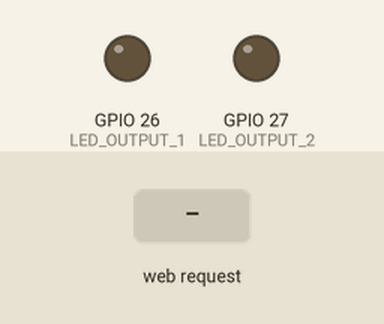
Recording of a sketch running on a simulated ESP32. Shown: output pins drawn as LEDs (lit = HIGH). The inputs (shaded band) are chosen by the test bench. WiFi joins after 1.5 s; servers stay silent unless stated; what the sketch prints to the serial monitor is not drawn.

Above: at 2.7 s.
2.8 s: HTTP request GET /LED1/on received
At 4.0 s:
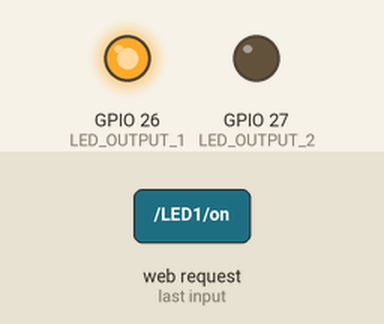
4.3 s: HTTP request GET /LED2/on received
At 5.2 s:
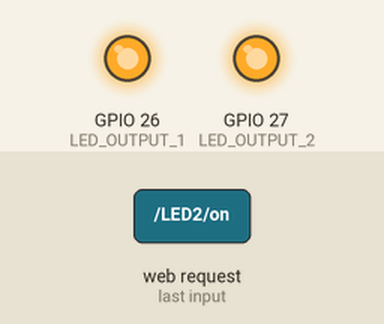
5.8 s: HTTP request GET /LED1/off received
At 6.3 s:
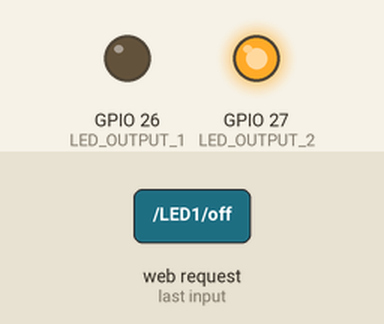
7.3 s: HTTP request GET /LED2/off received
At 8.7 s:
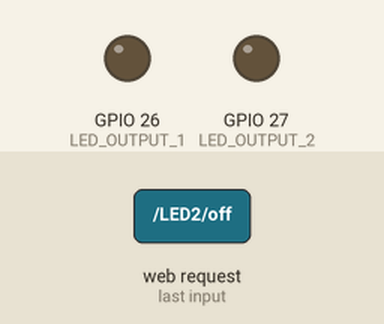
Timing chart, 0 to 9.8 s (numbered marks = the images above; inputs shaded):
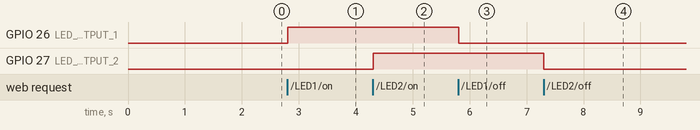

The sketch:

3.LoesungESPAlsWebserver2LEDs.ino
```cpp
#include <WiFi.h>

#define LED_OUTPUT_1  26
#define LED_OUTPUT_2  27

// Replace with your network credentials
const char* ssid = "...";
const char* password = "...";

// Set web server port number to 80
WiFiServer server(80);


// Variables to store the current status of LEDs; must be global for next loop
String state1Text = "off";
String state2Text = "off";

// Current time
unsigned long currentTime = millis();
// Previous time
unsigned long previousTime = 0;
// Define timeout time in milliseconds (example: 2000ms = 2s)
const long timeoutTime = 2000;

void setup() {

  Serial.begin(115200);

  pinMode(LED_OUTPUT_1, OUTPUT);
  pinMode(LED_OUTPUT_2, OUTPUT);
  digitalWrite(LED_OUTPUT_1, LOW);
  digitalWrite(LED_OUTPUT_2, LOW);

  // Connect to Wi-Fi network with SSID and password
  Serial.print("Connecting to ");
  Serial.println(ssid);
  WiFi.begin(ssid, password);
  while (WiFi.status() != WL_CONNECTED) {
    delay(500);
    Serial.print(".");
  }
  // Print local IP address and start web server
  Serial.println("");
  Serial.println("WiFi connected.");
  Serial.println("IP address: ");
  Serial.println(WiFi.localIP());

  server.begin();
}

void loop(){

  // Variable to store the HTTP request from client
  String header = "";

  WiFiClient client = server.available();   // Listen for incoming clients

  if (client) {                             // If a new client connects,

    currentTime = millis();
    previousTime = currentTime;
    Serial.println("New Client.");          // print a message out in the serial port
    String currentLine = "";                // make a String to hold incoming data from the client

    while (client.connected() && currentTime - previousTime <= timeoutTime) {  // loop while the client's connected
      currentTime = millis();
      if (client.available()) {             // if there's bytes to read from the client,
        char c = client.read();             // read a byte, then
        Serial.write(c);                    // print it out the serial monitor
        header += c;
        if (c == '\n') {                    // if the byte is a newline character

          // if the current line is blank, you got two newline characters in a row.
          // that's the end of the client HTTP request, so send a response:
          if (currentLine.length() == 0) {

            writeHTTPHeader(&client);

            // turns the GPIOs physically on and off
            if (header.indexOf("GET /LED1/on") >= 0) {
              Serial.println("LED #1 on");
              state1Text = "on";
              digitalWrite(LED_OUTPUT_1, HIGH);
            } else if (header.indexOf("GET /LED1/off") >= 0) {
              Serial.println("LED #1 off");
              state1Text = "off";
              digitalWrite(LED_OUTPUT_1, LOW);
            } else if (header.indexOf("GET /LED2/on") >= 0) {
              Serial.println("LED #2 on");
              state2Text = "on";
              digitalWrite(LED_OUTPUT_2, HIGH);
            } else if (header.indexOf("GET /LED2/off") >= 0) {
              Serial.println("LED #2 off");
              state2Text = "off";
              digitalWrite(LED_OUTPUT_2, LOW);
            }

            writeWebsite(&client);

            // Break out of the while loop
            break;

          } else { // if you got a newline, then clear currentLine
            currentLine = "";
          }
        } else if (c != '\r') {  // if you got anything else but a carriage return character,
          currentLine += c;      // add it to the end of the currentLine
        }
      }
    }
    // Clear the header variable
    header = "";
    // Close the connection
    client.stop();
    Serial.println("Client disconnected.");
    Serial.println("");
  }
}

void writeHTTPHeader(WiFiClient *client) {
  // HTTP headers always start with a response code (e.g. HTTP/1.1 200 OK)
  // and a content-type so the client knows what's coming, then a blank line:
  client->println("HTTP/1.1 200 OK");
  client->println("Content-type:text/html");
  client->println("Connection: close");
  client->println();
}

void writeWebsite(WiFiClient *client) {

  // Display the HTML web page
  client->println("<!DOCTYPE html><html>");
  client->println("<head><meta name=\"viewport\" content=\"width=device-width, initial-scale=1\">");
  client->println("<link rel=\"icon\" href=\"data:,\">");
  // CSS to style the on/off buttons
  // Feel free to change the background-color and font-size attributes to fit your preferences
  client->println("<style>html { font-family: Helvetica; display: inline-block; margin: 0px auto; text-align: center;}");
  client->println(".button { background-color: #4CAF50; border: none; color: white; padding: 16px 40px;");
  client->println("text-decoration: none; font-size: 30px; margin: 2px; cursor: pointer;}");
  client->println(".button2 {background-color: #555555;}</style></head>");

  // Web Page Heading
  client->println("<body><h1>ESP32 Web Server</h1>");

  // Display current state, and ON/OFF buttons for LED #1
  client->println("<p>LED #1 - Current State: " + state1Text + "</p>");
  // If the state1Text is off, it displays the ON button
  if (state1Text=="off") {
    client->println("<p><a href=\"/LED1/on\"><button class=\"button\">TURN ON</button></a></p>");
  } else {
    client->println("<p><a href=\"/LED1/off\"><button class=\"button button2\">TURN OFF</button></a></p>");
  }

  // Display current state, and ON/OFF buttons for GPIO 27
  client->println("<p>LED #2 - >Current State: " + state2Text + "</p>");
  // If the output27State is off, it displays the ON button
  if (state2Text=="off") {
    client->println("<p><a href=\"/LED2/on\"><button class=\"button\">TURN ON</button></a></p>");
  } else {
    client->println("<p><a href=\"/LED2/off\"><button class=\"button button2\">TURN OFF</button></a></p>");
  }
  client->println("</body></html>");

  // The HTTP response ends with another blank line
  client->println();

}
```

Measured:
- after the input at 2.8 s, GPIO 26 (LED_OUTPUT_1): LOW → HIGH at once
- after the input at 4.3 s, GPIO 27 (LED_OUTPUT_2): LOW → HIGH at once
- after the input at 5.8 s, GPIO 26 (LED_OUTPUT_1): HIGH → LOW at once
- after the input at 7.3 s, GPIO 27 (LED_OUTPUT_2): HIGH → LOW at once
